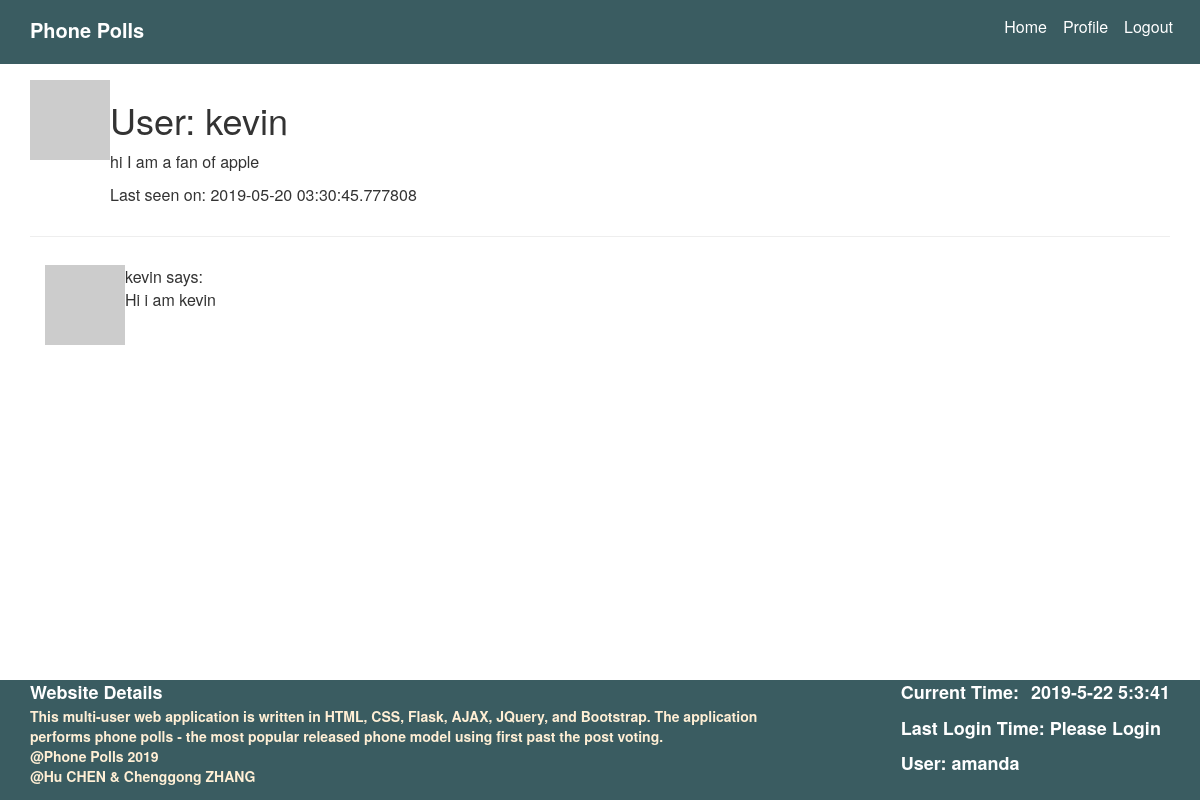
/user/kevin (signed in), run on the app's committed database.
### app/models.py (models this page shows, shortened)
class User(UserMixin, db.Model):
    id = db.Column(db.Integer, primary_key=True)
    username = db.Column(db.String(64), index=True, unique=True)
    email = db.Column(db.String(120), index=True, unique=True)
    password_hash = db.Column(db.String(128))
    posts = db.relationship('Post', backref='username', lazy='dynamic')
    votes = db.relationship('Vote', backref='username', lazy='dynamic')
    about_me = db.Column(db.String(140))
    last_seen = db.Column(db.DateTime, default=datetime.utcnow)
    def avatar(self, size):
        digest = md5(self.email.lower().encode('utf-8')).hexdigest()
        return 'https://www.gravatar.com/avatar/{}?d=identicon&s={}'.format(
            digest, size)

class Post(db.Model):
    id = db.Column(db.Integer, primary_key=True)
    body = db.Column(db.String(140))
    timestamp = db.Column(db.DateTime, index=True, default=datetime.utcnow)
    user_id = db.Column(db.Integer, db.ForeignKey('user.id'))
    def to_dict(self):
        return {
            'author': User.query.filter_by(id=self.user_id).first() if self.user_id != 0 else User(username='anonymous'),
            'body': self.body
        }

### app/routes.py (the view)
@app.route('/user/<username>')
@login_required
def user(username):
    user = User.query.filter_by(username=username).first_or_404()
    posts = Post.query.filter_by(user_id=user.id).all()
    res_posts = [i.to_dict() for i in posts]
    data = {
        'username': current_user.username
    }
    return render_template('user.html', user=user, posts=res_posts, data=data)

### app/models.py (called while the page is built)
@login.user_loader
def load_user(id):
    return User.query.get(int(id))

### app/routes.py (called while the page is built)
@app.before_request
def before_request():
    if current_user.is_authenticated:
        current_user.last_seen = datetime.utcnow()
        db.session.commit()

### app/templates/user.html (shortened to what this page needs)
{% extends "base.html" %}
{% block content %}
    <link rel="stylesheet" href={{ url_for('static', filename='css/common.css') }}>
    <div class="container user">
        <table>
            <tr valign="top">
                <td><img src="{{ user.avatar(128) }}"></td>
                <td>
                    <h1>User: {{ user.username }}</h1>
                    {% if user.about_me %}<p id="about">{{ user.about_me }}</p>{% endif %}
                    {% if user.last_seen %}<p>Last seen on: {{ user.last_seen }}</p>{% endif %}
                </td>
            </tr>
        </table>
        <hr>
        <div class="container posts">
            {% for post in posts %}
                {% include '_post.html' %}
            {% endfor %}
        </div>
        <div style="height: 20%"></div>
    </div>
{% endblock %}

### app/templates/base.html (shortened to what this page needs)
<html>
<head>
    <link rel="stylesheet" href={{ url_for('static', filename='css/bootstrap.min.css') }}>
    <link rel="stylesheet" href={{ url_for('static', filename='css/common.css') }}>
</head>
<body>
<div style="min-height: 100%;">
    <div class="container-fluid">
        <div class="row head">
            <div class="col-md-9 head-left">
                <a href="{{ url_for('home') }}"><p class="inline col-md-10">Phone Polls</p></a>
            </div>
            <div class="col-md-3 head-right">
                <a href="{{ url_for('home') }}">Home</a>
                {% if current_user.is_anonymous %}
                    <a href="{{ url_for('login') }}" name="login">Login</a>
                    <a href="{{ url_for('login_admin') }}">Admin</a>
                {% else %}
                    <a href="{{ url_for('user', username=current_user.username) }}" name="profile">Profile</a>
                    <a href="{{ url_for('logout') }}" name="logout">Logout</a>
                {% endif %}
            </div>
            <div class="clearfix"></div>
        </div>
    </div>
    {% block content %}{% endblock %}
    {% block footer %}
        <div class="container-fluid foot">
            <div class="col-md-8 foot-left">
                <p>Website Details</p>
                <label>This multi-user web application is written in HTML, CSS, Flask, AJAX, JQuery, and Bootstrap. The
                    application performs phone polls - the most popular released phone model using first past the post
                    voting.</label>
                <label>@Phone Polls 2019</label>
                <label>@Hu CHEN & Chenggong ZHANG</label>
            </div>
            <div class="col-md-4 foot-right">
                <div class="foot-right">
                    <p>Current Time:<label id="time"></label></p>
                    {% if last_seen %}
                        <p>Last Login Time: {{ last_seen }}</p>
                    {% else %}
                        <p>Last Login Time: Please Login</p>
                    {% endif %}
                    <p>User: {{ data.username }}</p>
                </div>
            </div>
        </div>
    {% endblock %}
</div>
</body>
</html>

### app/templates/_post.html
<table class="post">
    <tr valign="top">
        <td><img src="{{ post.author.avatar(36) }}"></td>
        <td>{{ post.author.username }} says:<br>{{ post.body }}</td>
    </tr>
</table>

### app/static/css/common.css (style rules this page uses)
body { height: 100%; }
.head { background-color: #3a5c61; position: relative; height: auto; min-height: 8vh; color: white; }
.head p { font-size: 20px; font-weight: bolder; padding-top: 2vh; margin-bottom: 0; }
.head a { color: white; }
.inline { display: inline-block; }
.head-left { float: left; display: inline-block; width: 70%; }
.head-right { float: right; display: inline-block; padding-top: 2vh; width: auto; }
.head-right a { display: inline-block; color: white; font-size: 16px; margin-right: 1vw; }
.post { margin-top: 1vh; }
.posts { max-height: 65%; height: 60%; overflow-y: scroll; }
.user { margin-top: 2vh; height: 73%; position: relative; margin-bottom: 2vh; }
.foot { height: 15vh; background-color: #3a5c61; width: 100%; position: relative; bottom:0; left:0; right: 0; }
.foot p { font-size: 20px; color: white; font-weight: bolder; }
.foot-left { float: left; display: inline-block; }
.foot-left p { font-size: 18px; margin: 0; }
.foot-left label { color: papayawhip; display: block; margin: 0; }
.foot-right { float: right; display: inline-block; }
.foot-right p { font-size: 18px; color: white; font-weight: bolder; }
#time { margin-left: 1vw; margin-bottom: 0; }

### data on the page
User: username "kevin", about_me "hi I am a fan of apple", last_seen "2019-05-20 03:30:45.777808"
Post: author.username "kevin", body "Hi i am kevin"
User: username "amanda"
